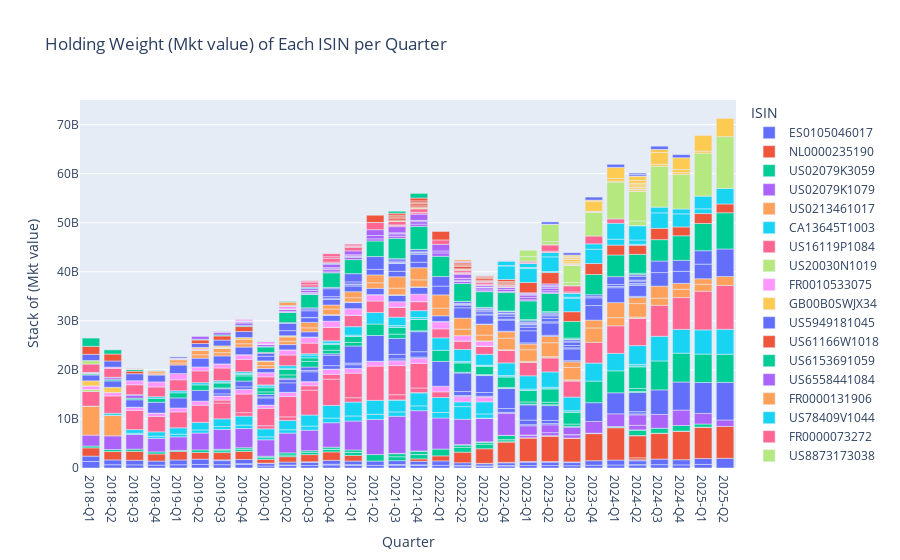

The notebook cell saved with this chart:
### Code cell
create_stacked_bar_chart(portfolio_df, 'Mkt value')
